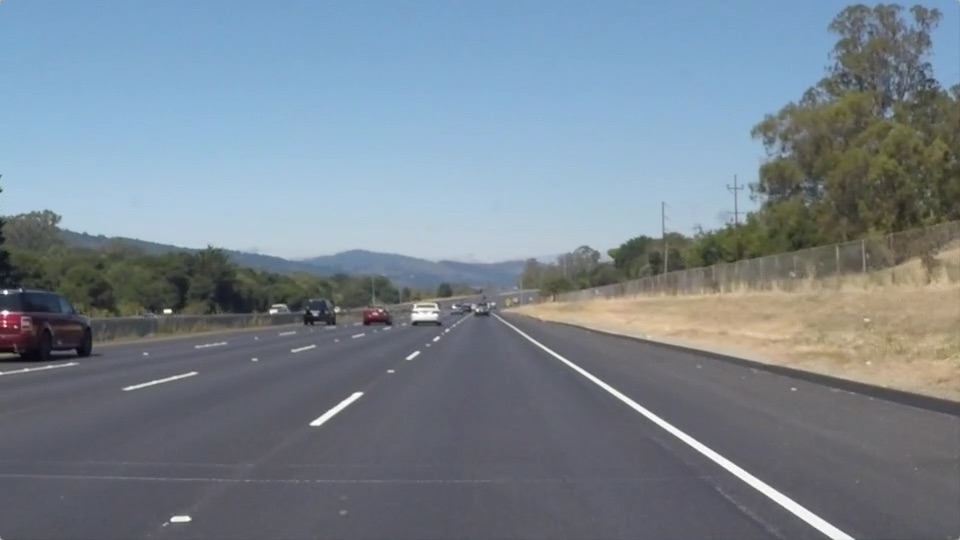
#> input picture test_images/solidWhiteRight.jpg, 960 x 540 px
$ jupyter execute --allow-errors P1.ipynb   (shell and % lines are left out)
#> lines starting #> are read from the running program, lines starting #| are printed output that depends on the picture; after the words box and inside, x2 and y2 are one past the last pixel; in counts of white or black regions, pixels touching at a corner belong together
# Self-Driving Car Engineer Nanodegree

## Project: **Finding Lane Lines on the Road**
***
In this project, you will use the tools you learned about in the lesson to identify lane lines on the road.  You can develop your pipeline on a series of individual images, and later apply the result to a video stream (really just a series of images). Check out the video clip "raw-lines-example.mp4" (also contained in this repository) to see what the output should look like after using the helper functions below.

Once you have a result that looks roughly like "raw-lines-example.mp4", you'll need to get creative and try to average and/or extrapolate the line segments you've detected to map out the full extent of the lane lines.  You can see an example of the result you're going for in the video "P1_example.mp4".  Ultimately, you would like to draw just one line for the left side of the lane, and one for the right.

In addition to implementing code, there is a brief writeup to complete. The writeup should be completed in a separate file, which can be either a markdown file or a pdf document. There is a [write up template](https://github.com/udacity/CarND-LaneLines-P1/blob/master/writeup_template.md) that can be used to guide the writing process. Completing both the code in the Ipython notebook and the writeup template will cover all of the [rubric points](https://review.udacity.com/#!/rubrics/322/view) for this project.

---
Let's have a look at our first image called 'test_images/solidWhiteRight.jpg'.  Run the 2 cells below (hit Shift-Enter or the "play" button above) to display the image.

**Note: If, at any point, you encounter frozen display windows or other confounding issues, you can always start again with a clean slate by going to the "Kernel" menu above and selecting "Restart & Clear Output".**

---

**The tools you have are color selection, region of interest selection, grayscaling, Gaussian smoothing, Canny Edge Detection and Hough Tranform line detection.  You  are also free to explore and try other techniques that were not presented in the lesson.  Your goal is piece together a pipeline to detect the line segments in the image, then average/extrapolate them and draw them onto the image for display (as below).  Once you have a working pipeline, try it out on the video stream below.**

---

<figure>

 <figcaption>
 <p></p>
 <p style="text-align: center;"> Your output should look something like this (above) after detecting line segments using the helper functions below </p>
 </figcaption>
</figure>
 <p></p>
<figure>

 <figcaption>
 <p></p>
 <p style="text-align: center;"> Your goal is to connect/average/extrapolate line segments to get output like this</p>
 </figcaption>
</figure>

**Run the cell below to import some packages.  If you get an `import error` for a package you've already installed, try changing your kernel (select the Kernel menu above --> Change Kernel).  Still have problems?  Try relaunching Jupyter Notebook from the terminal prompt.  Also, consult the forums for more troubleshooting tips.**

## Import Packages

[cell 1]
#importing some useful packages
import matplotlib.pyplot as plt
import matplotlib.image as mpimg
import numpy as np
import glob
import cv2
from ipywidgets import interact, interactive, fixed, interact_manual
import ipywidgets as widgets

## Read in an Image

[cell 2]
#reading in an image
image = mpimg.imread('test_images/solidWhiteRight.jpg')
#> image is the input picture: shape (540, 960, 3); mean R, G, B 120.3, 132.6, 143.7

#printing out some stats and plotting
print('This image is:', type(image), 'with dimensions:', image.shape)
#| This image is: <class 'numpy.ndarray'> with dimensions: (540, 960, 3)
plt.imshow(image)  # if you wanted to show a single color channel image called 'gray', for example, call as plt.imshow(gray, cmap='gray')

## Ideas for Lane Detection Pipeline

**Some OpenCV functions (beyond those introduced in the lesson) that might be useful for this project are:**

`cv2.inRange()` for color selection
`cv2.fillPoly()` for regions selection
`cv2.line()` to draw lines on an image given endpoints
`cv2.addWeighted()` to coadd / overlay two images
`cv2.cvtColor()` to grayscale or change color
`cv2.imwrite()` to output images to file
`cv2.bitwise_and()` to apply a mask to an image

**Check out the OpenCV documentation to learn about these and discover even more awesome functionality!**

## Helper Functions

Below are some helper functions to help get you started. They should look familiar from the lesson!

[cell 3]
import math

def grayscale(img):
    """Applies the Grayscale transform
    This will return an image with only one color channel
    but NOTE: to see the returned image as grayscale
    (assuming your grayscaled image is called 'gray')
    you should call plt.imshow(gray, cmap='gray')"""
    return cv2.cvtColor(img, cv2.COLOR_RGB2GRAY)
    # Or use BGR2GRAY if you read an image with cv2.imread()
    # return cv2.cvtColor(img, cv2.COLOR_BGR2GRAY)

def canny(img, low_threshold, high_threshold):
    """Applies the Canny transform"""
    return cv2.Canny(img, low_threshold, high_threshold)

def gaussian_blur(img, kernel_size):
    """Applies a Gaussian Noise kernel"""
    return cv2.GaussianBlur(img, (kernel_size, kernel_size), 0)

def region_of_interest(img, vertices):
    """
    Applies an image mask.

    Only keeps the region of the image defined by the polygon
    formed from `vertices`. The rest of the image is set to black.
    `vertices` should be a numpy array of integer points.
    """
    #defining a blank mask to start with
    mask = np.zeros_like(img)

    #defining a 3 channel or 1 channel color to fill the mask with depending on the input image
    if len(img.shape) > 2:
        channel_count = img.shape[2]  # i.e. 3 or 4 depending on your image
        ignore_mask_color = (255,) * channel_count
    else:
        ignore_mask_color = 255

    #filling pixels inside the polygon defined by "vertices" with the fill color
    cv2.fillPoly(mask, vertices, ignore_mask_color)

    #returning the image only where mask pixels are nonzero
    masked_image = cv2.bitwise_and(img, mask)
    return masked_image


def draw_lines(img, lines, color=[255, 0, 0], thickness=15):
    """
    NOTE: this is the function you might want to use as a starting point once you want to
    average/extrapolate the line segments you detect to map out the full
    extent of the lane (going from the result shown in raw-lines-example.mp4
    to that shown in P1_example.mp4).

    Think about things like separating line segments by their
    slope ((y2-y1)/(x2-x1)) to decide which segments are part of the left
    line vs. the right line.  Then, you can average the position of each of
    the lines and extrapolate to the top and bottom of the lane.

    This function draws `lines` with `color` and `thickness`.
    Lines are drawn on the image inplace (mutates the image).
    If you want to make the lines semi-transparent, think about combining
    this function with the weighted_img() function below
    """
    rm = []
    lm = []
    rc = []
    lc = []

    xsize = img.shape[1]
    ysize = img.shape[0]
    y_top = ysize*0.58
    y_bot = ysize

    for line in lines:
        for x1,y1,x2,y2 in line:
            slope = (1.0*y2-1.0*y1)/(1.0*x2-1.0*x1)
            center = [(1.0*x2+1.0*x1)/2.0, (1.0*y2+1.0*y1)/2.0]
            if slope<-0.5 and slope>-0.8 and center[0]<(xsize/2.0):
                lm.append(slope)
                lc.append(center)
            elif slope>0.5 and slope<0.8 and center[0]>(xsize/2.0):
                rm.append(slope)
                rc.append(center)
    if len(lm)>0:
        l_slope = np.sum(lm)/len(lm)
        l_center = np.divide(np.sum(lc,axis=0),len(lc))
        x_l_top = l_center[0]-(l_center[1]-y_top)/l_slope
        x_l_bottom = l_center[0]-(l_center[1]-y_bot)/l_slope
        combinedImage = cv2.line(img, (int(x_l_top), int(y_top)), (int(x_l_bottom), int(y_bot)), color, thickness)

    if len(rm)>0:
        r_slope = np.sum(rm)/len(rm)
        r_center = np.divide(np.sum(rc,axis=0),len(rc))
        x_r_top = r_center[0]-(r_center[1]-y_top)/r_slope
        x_r_bottom = r_center[0]-(r_center[1]-y_bot)/r_slope
        combinedImage = cv2.line(img, (int(x_r_top), int(y_top)), (int(x_r_bottom), int(y_bot)), color, thickness)

def hough_lines(img, rho, theta, threshold, min_line_len, max_line_gap):
    """
    `img` should be the output of a Canny transform.

    Returns an image with hough lines drawn.
    """
    lines = cv2.HoughLinesP(img, rho, theta, threshold, np.array([]), minLineLength=min_line_len, maxLineGap=max_line_gap)
    line_img = np.zeros((img.shape[0], img.shape[1], 3), dtype=np.uint8)
    draw_lines(line_img, lines)
    return line_img

# Python 3 has support for cool math symbols.

def weighted_img(img, initial_img, α=0.8, β=1., γ=0.):
    """
    `img` is the output of the hough_lines(), An image with lines drawn on it.
    Should be a blank image (all black) with lines drawn on it.

    `initial_img` should be the image before any processing.

    The result image is computed as follows:

    initial_img * α + img * β + γ
    NOTE: initial_img and img must be the same shape!
    """
    return cv2.addWeighted(initial_img, α, img, β, γ)

## Test Images

Build your pipeline to work on the images in the directory "test_images"
**You should make sure your pipeline works well on these images before you try the videos.**

[cell 4]
import os
os.listdir("test_images/")

## Build a Lane Finding Pipeline

Build the pipeline and run your solution on all test_images. Make copies into the `test_images_output` directory, and you can use the images in your writeup report.

Try tuning the various parameters, especially the low and high Canny thresholds as well as the Hough lines parameters.

[cell 5]
test_imgs = [mpimg.imread(img_path) for img_path in glob.glob('test_images/*jpg')]
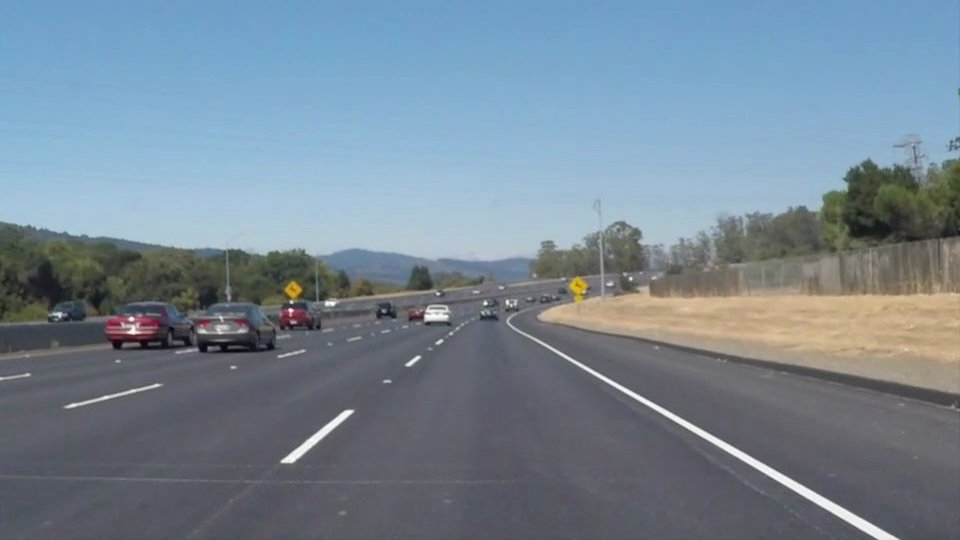
#> input picture test_images/solidWhiteCurve.jpg, 960 x 540 px
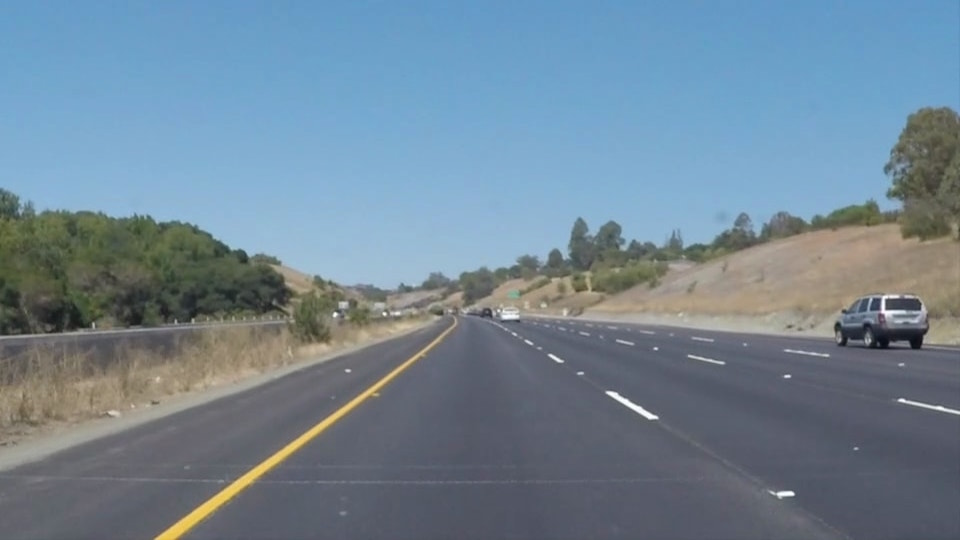
#> input picture test_images/solidYellowCurve.jpg, 960 x 540 px
#> test_imgs = 3 items
for i in test_imgs:
    plt.figure()
    plt.imshow(i)
#> this loop made 3 passes

[cell 6]
def colorMask(image, lightingLow = 200, hueLow = 15, hueHigh = 30, debug = False):
    """Color Selecting From Each Image"""
    ## convert to hls
    hls = cv2.cvtColor(image, cv2.COLOR_RGB2HLS)

    ## mask of yellow (20, 100, 100) - (30, 255, 255)
    mask_yellow = cv2.inRange(hls, (hueLow,100,100), (hueHigh, 255, 255))

    ## mask of white (0,0,0) - (180, 255,255)
    mask_white = cv2.inRange(hls, (0, lightingLow, 0), (180, 255,255))

    ## final mask and masked
    mask = cv2.bitwise_or(mask_yellow, mask_white)
    colorSelectImage = cv2.bitwise_and(image,image, mask=mask)

    if debug:
        ## plot final masked images
        print("Color select pipe output:")
        f, arr = plt.subplots(1,2,figsize=(20, 5))
        arr[0].imshow(image)
        arr[1].imshow(colorSelectImage)

    return colorSelectImage

#> (a cell that did not finish here is left out)

[cell 8]
def regionMask(image, bottomLeftXOffset = 0.15,bottomRightXOffset = 0.98,
               topLeftXOffset = 0.46, topRightXOffset = 0.552,
               horizon = 0.598, debug = False):
    # Region Selecting From Each Image
    region_select = np.copy(image)
    ysize = image.shape[0]
    xsize = image.shape[1]

    # Vertices of a quadrilateral
    left_bottom = np.array([xsize*bottomLeftXOffset, ysize])
    right_bottom = np.array([xsize*bottomRightXOffset,ysize])
    left_top = np.array([xsize*topLeftXOffset, ysize*horizon])
    right_top = np.array([xsize*topRightXOffset, ysize*horizon])
    vertices = np.array( [[left_top,left_bottom,right_bottom,right_top]], dtype=np.int32 )
    regionImage = region_of_interest(image, vertices)
    if debug:
        ## plot final masked images
        print("Region select pipe output:")
        plt.figure()
        plt.imshow(regionImage, cmap='gray')

    return(regionImage)

#> (a cell that did not finish here is left out)

[cell 10]
def cannyMask(image, kernel_size = 7, low_threshold = 50, ratio = 3, debug=False):
    high_threshold = low_threshold * ratio

    grayImg = grayscale(image)
    blur_grayImg = gaussian_blur(grayImg, kernel_size)
    cannyImage = canny(blur_grayImg, low_threshold, high_threshold)

    if debug:
        print("Canny pipe output:")
        plt.imshow(cannyImage, cmap = 'gray')
        plt.show()

    return(cannyImage)

#> (a cell that did not finish here is left out)

[cell 12]
def houghMask(image, origImage, debug=False):
    rho = 1
    theta =np.pi/180
    threshold = 18
    min_line_len = 15
    max_line_gap = 25
    lineImage = hough_lines(image, rho, theta, threshold, min_line_len, max_line_gap)
    houghImage = weighted_img(lineImage, origImage, α=0.8, β=1, γ=0)

    if debug:
        # Display the image
        plt.imshow(houghImage, cmap = 'gray')

    return houghImage

[cell 13]
houghImages=[]
for i in range(len(test_imgs)):
    colorMaskedImages = colorMask(test_imgs[i])
    cannyImages = cannyMask(colorMaskedImages)
    regionMaskedImages = regionMask(cannyImages)
    houghImage = houghMask(regionMaskedImages,test_imgs[i])
    houghImages.append(houghImage)

    f, arr = plt.subplots(1,3,figsize=(20, 5))
    arr[0].imshow(test_imgs[i])
    arr[1].imshow(regionMaskedImages, cmap = 'gray')
    arr[2].imshow(houghImage, cmap = 'gray')
#> this loop made 3 passes
#> pass 1, in colorMask, `mask_yellow = cv2.inRange(hls, (hueLow,100,100), (hueHigh, 255, 255))`:
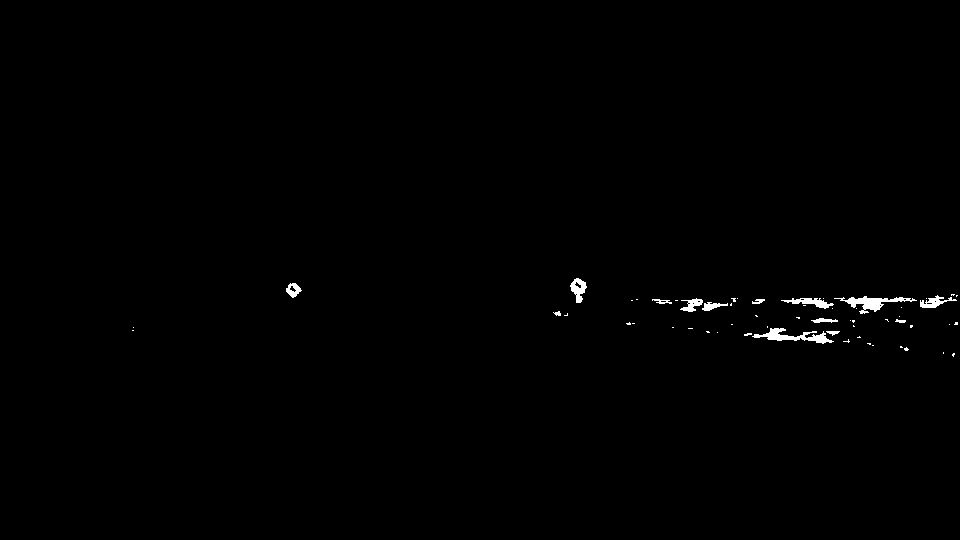
#> mask_yellow: shape (540, 960); 0.5% white; 58 white regions (44 under 20 px), largest, box (x1, y1, x2, y2) and area: (752, 328, 834, 344) 502, (834, 296, 917, 314) 497, (781, 298, 834, 309) 252
#> pass 1, in colorMask, `mask_white = cv2.inRange(hls, (0, lightingLow, 0), (180, 255,255))`:
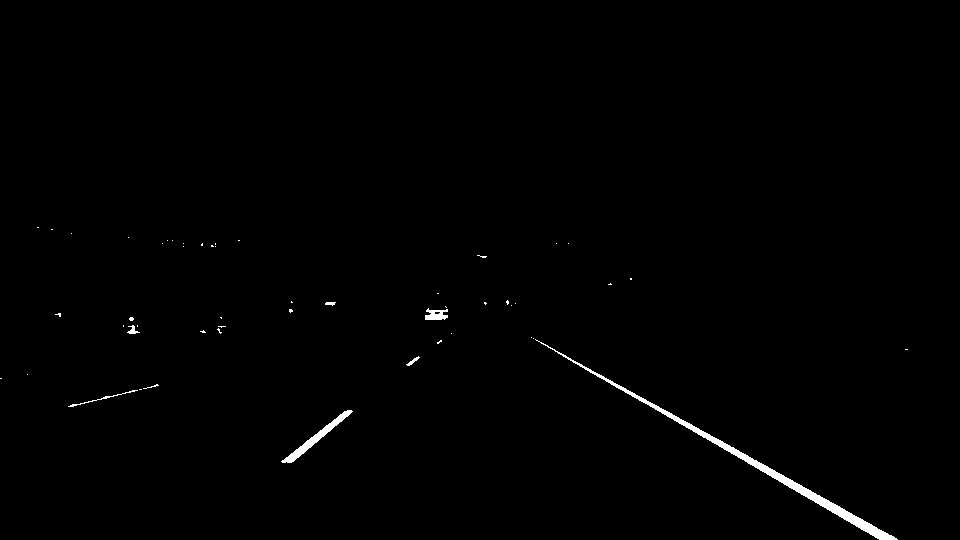
#> mask_white: shape (540, 960); 0.67% white; 51 white regions (43 under 20 px), largest, box (x1, y1, x2, y2) and area: (535, 339, 898, 540) 2283, (281, 410, 353, 463) 571, (425, 308, 448, 320) 187
#> pass 1, in colorMask, `mask = cv2.bitwise_or(mask_yellow, mask_white)`:
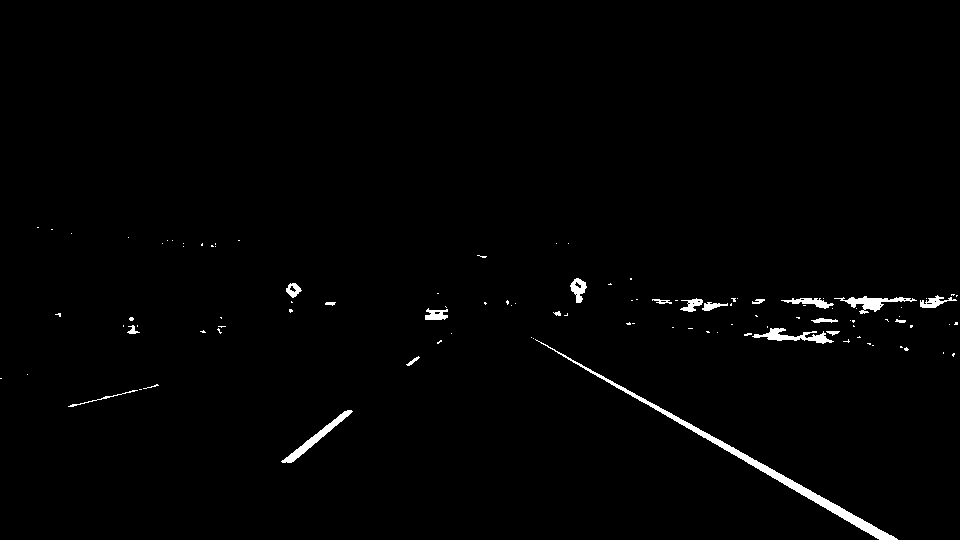
#> mask: shape (540, 960); 1.2% white; 106 white regions (84 under 20 px), largest, box (x1, y1, x2, y2) and area: (535, 339, 898, 540) 2283, (281, 410, 353, 463) 571, (752, 328, 834, 344) 502
#> after the loop:
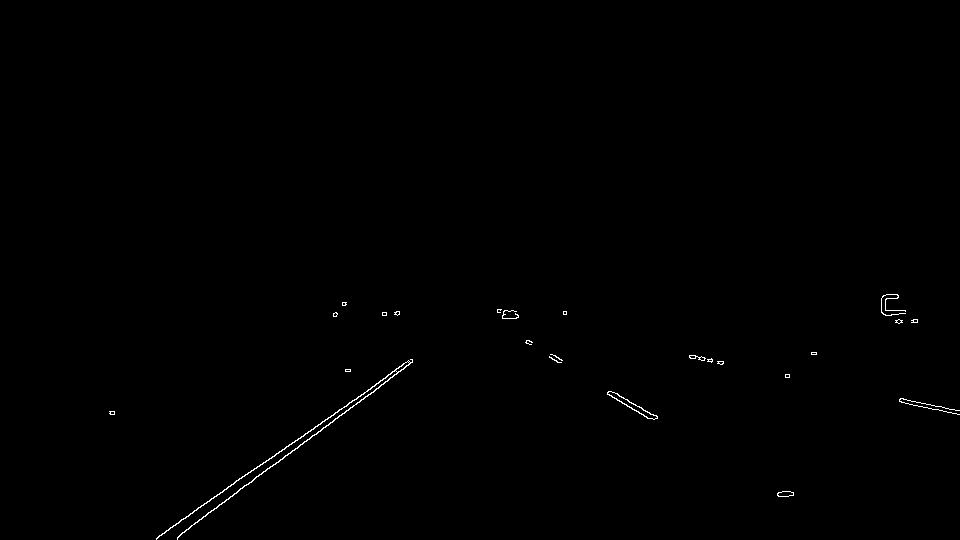
#> cannyImages: shape (540, 960); 0.31% white in thin lines or dots, all inside (x1, y1, x2, y2) = (109, 294, 960, 540)
#> after the loop:
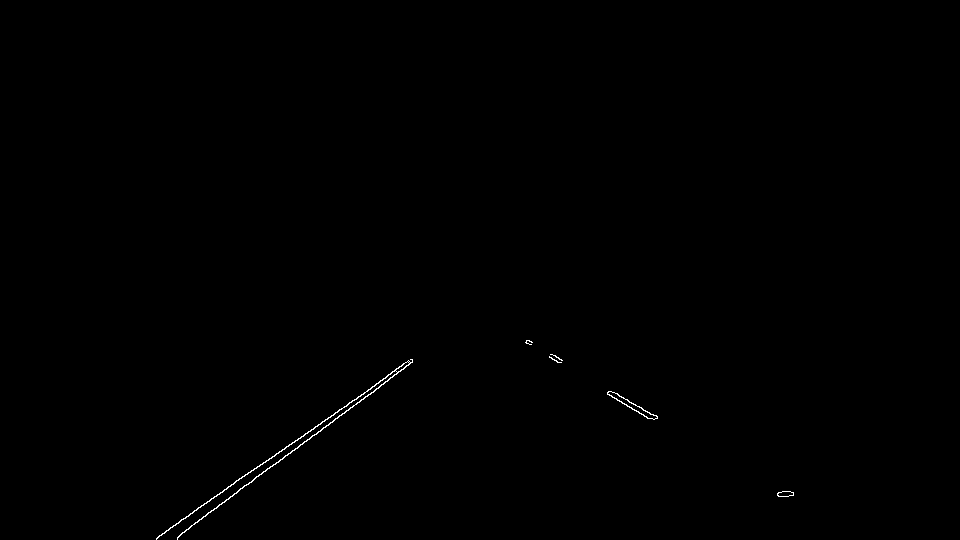
#> regionMaskedImages: shape (540, 960); 0.21% white in thin lines or dots, all inside (x1, y1, x2, y2) = (156, 340, 794, 540)
#> after the loop, houghImages = 3 items
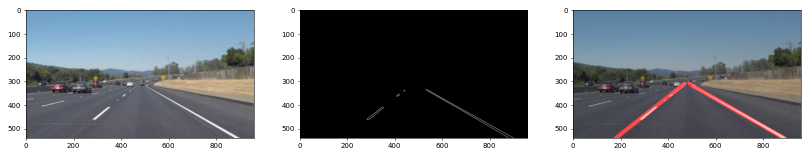
#> figure drawn by matplotlib, 3 panels
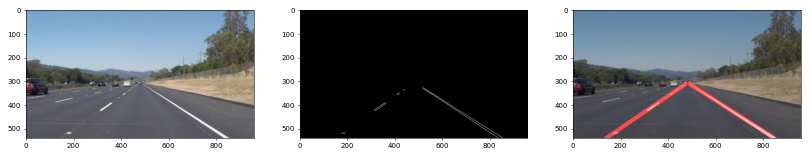
#> figure drawn by matplotlib, 3 panels
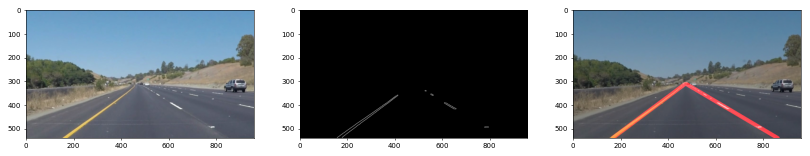
#> figure drawn by matplotlib, 3 panels
